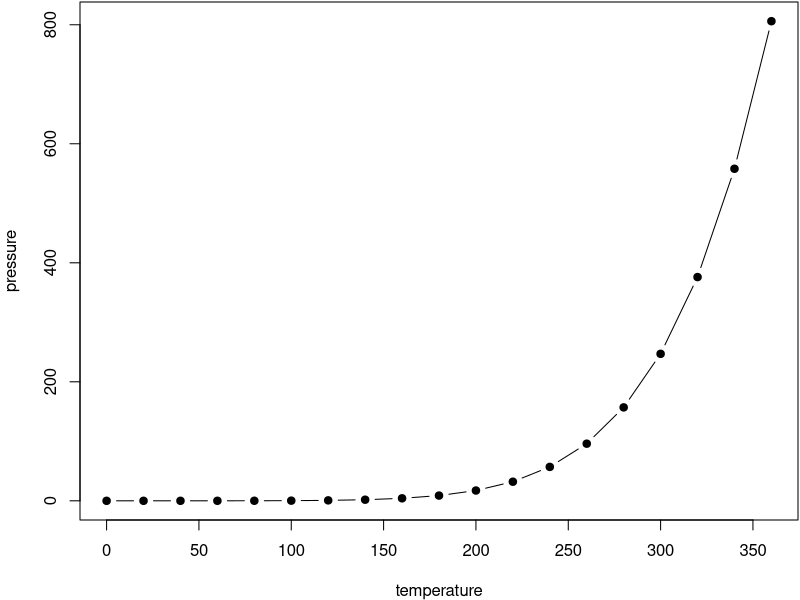
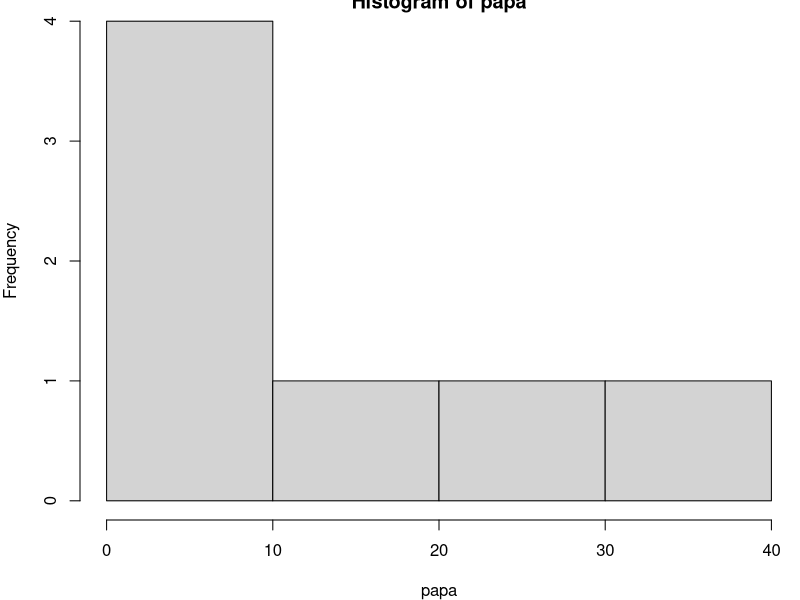
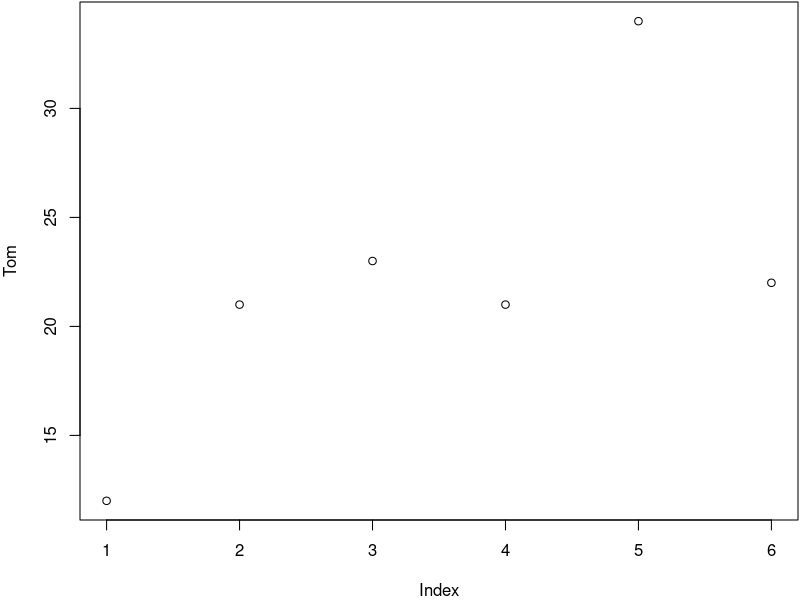

Write R code to recreate these figures, in order.
## ---- chunk 1
par(mar = c(4, 4, .1, .1))
plot(pressure, type = 'b', pch = 19)
## ---- chunk 2
knitr::kable(
  head(iris, 20), caption = 'Here is a nice table!',
  booktabs = TRUE
)
## ---- chunk 3
# papa-12-17-2022
papa <- c(2,3,12,21,34,8,9)
hist(papa)
## ---- chunk 4
# papa-12-17-2022
Tom <- c(12,21,23,21,34,22)
plot(Tom)
